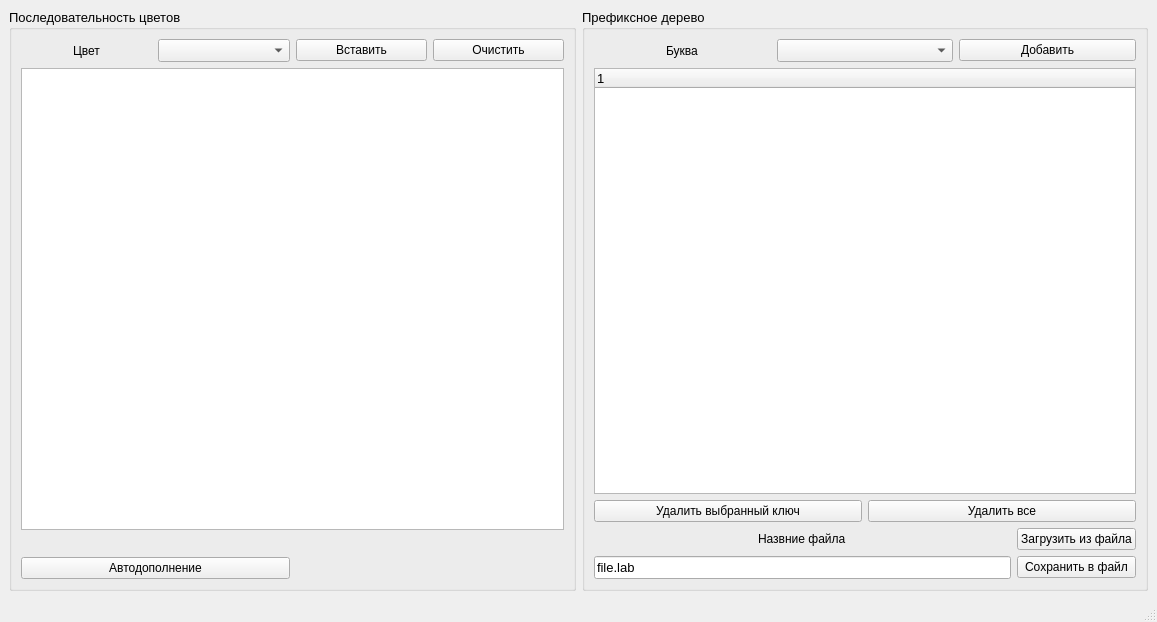
<?xml version="1.0" encoding="UTF-8"?>
<ui version="4.0">
 <class>MainWindow</class>
 <widget class="QMainWindow" name="MainWindow">
  <property name="geometry">
   <rect>
    <x>0</x>
    <y>0</y>
    <width>1157</width>
    <height>622</height>
   </rect>
  </property>
  <property name="windowTitle">
   <string>MainWindow</string>
  </property>
  <widget class="QWidget" name="centralwidget">
   <layout class="QHBoxLayout" name="horizontalLayout_4">
    <item>
     <widget class="QGroupBox" name="groupBox">
      <property name="font">
       <font>
        <pointsize>10</pointsize>
       </font>
      </property>
      <property name="title">
       <string>Последовательность цветов</string>
      </property>
      <layout class="QVBoxLayout" name="verticalLayout_2">
       <item>
        <layout class="QHBoxLayout" name="horizontalLayout_5">
         <item alignment="Qt::AlignHCenter">
          <widget class="QLabel" name="label_2">
           <property name="font">
            <font>
             <pointsize>9</pointsize>
            </font>
           </property>
           <property name="text">
            <string>Цвет</string>
           </property>
          </widget>
         </item>
         <item>
          <widget class="QComboBox" name="colors"/>
         </item>
         <item>
          <widget class="QPushButton" name="insertKey">
           <property name="font">
            <font>
             <pointsize>9</pointsize>
            </font>
           </property>
           <property name="text">
            <string>Вставить</string>
           </property>
          </widget>
         </item>
         <item>
          <widget class="QPushButton" name="clearSequence">
           <property name="font">
            <font>
             <pointsize>9</pointsize>
            </font>
           </property>
           <property name="text">
            <string>Очистить</string>
           </property>
          </widget>
         </item>
        </layout>
       </item>
       <item>
        <widget class="QListWidget" name="listWidget">
         <property name="enabled">
          <bool>true</bool>
         </property>
        </widget>
       </item>
       <item>
        <layout class="QGridLayout" name="gridLayout_2">
         <item row="0" column="0" colspan="2">
          <widget class="QLabel" name="label_4">
           <property name="text">
            <string/>
           </property>
          </widget>
         </item>
         <item row="1" column="0">
          <widget class="QPushButton" name="autoInsertKey">
           <property name="font">
            <font>
             <pointsize>9</pointsize>
            </font>
           </property>
           <property name="text">
            <string>Автодополнение</string>
           </property>
          </widget>
         </item>
         <item row="1" column="1">
          <widget class="QLabel" name="info">
           <property name="minimumSize">
            <size>
             <width>40</width>
             <height>0</height>
            </size>
           </property>
           <property name="text">
            <string/>
           </property>
           <property name="alignment">
            <set>Qt::AlignCenter</set>
           </property>
          </widget>
         </item>
        </layout>
       </item>
      </layout>
     </widget>
    </item>
    <item>
     <widget class="QGroupBox" name="groupBox_2">
      <property name="font">
       <font>
        <pointsize>10</pointsize>
       </font>
      </property>
      <property name="title">
       <string>Префиксное дерево</string>
      </property>
      <layout class="QVBoxLayout" name="verticalLayout">
       <item>
        <layout class="QVBoxLayout" name="verticalLayout_3">
         <item>
          <layout class="QHBoxLayout" name="horizontalLayout_3">
           <item alignment="Qt::AlignHCenter">
            <widget class="QLabel" name="label">
             <property name="font">
              <font>
               <pointsize>9</pointsize>
              </font>
             </property>
             <property name="text">
              <string>Буква</string>
             </property>
            </widget>
           </item>
           <item>
            <widget class="QComboBox" name="letters"/>
           </item>
           <item>
            <widget class="QPushButton" name="addTreeElement">
             <property name="font">
              <font>
               <pointsize>9</pointsize>
              </font>
             </property>
             <property name="text">
              <string>Добавить</string>
             </property>
            </widget>
           </item>
          </layout>
         </item>
         <item>
          <widget class="QTreeWidget" name="treeWidget">
           <property name="enabled">
            <bool>true</bool>
           </property>
           <column>
            <property name="text">
             <string notr="true">1</string>
            </property>
           </column>
          </widget>
         </item>
         <item>
          <layout class="QHBoxLayout" name="horizontalLayout">
           <item>
            <widget class="QPushButton" name="deleteChosen">
             <property name="font">
              <font>
               <pointsize>9</pointsize>
              </font>
             </property>
             <property name="text">
              <string>Удалить выбранный ключ</string>
             </property>
            </widget>
           </item>
           <item>
            <widget class="QPushButton" name="deleteAll">
             <property name="font">
              <font>
               <pointsize>9</pointsize>
              </font>
             </property>
             <property name="text">
              <string>Удалить все</string>
             </property>
            </widget>
           </item>
          </layout>
         </item>
        </layout>
       </item>
       <item>
        <layout class="QGridLayout" name="gridLayout">
         <item row="1" column="0">
          <widget class="QLineEdit" name="fileName">
           <property name="text">
            <string>file.lab</string>
           </property>
          </widget>
         </item>
         <item row="0" column="0" alignment="Qt::AlignHCenter">
          <widget class="QLabel" name="label_3">
           <property name="font">
            <font>
             <pointsize>9</pointsize>
            </font>
           </property>
           <property name="text">
            <string>Назвние файла</string>
           </property>
          </widget>
         </item>
         <item row="0" column="1">
          <widget class="QPushButton" name="downloadFromFile">
           <property name="font">
            <font>
             <pointsize>9</pointsize>
            </font>
           </property>
           <property name="text">
            <string>Загрузить из файла</string>
           </property>
          </widget>
         </item>
         <item row="1" column="1">
          <widget class="QPushButton" name="saveToFile">
           <property name="font">
            <font>
             <pointsize>9</pointsize>
            </font>
           </property>
           <property name="text">
            <string>Сохранить в файл</string>
           </property>
          </widget>
         </item>
        </layout>
       </item>
      </layout>
     </widget>
    </item>
   </layout>
  </widget>
  <widget class="QMenuBar" name="menubar">
   <property name="geometry">
    <rect>
     <x>0</x>
     <y>0</y>
     <width>1157</width>
     <height>26</height>
    </rect>
   </property>
  </widget>
  <widget class="QStatusBar" name="statusbar"/>
 </widget>
 <resources/>
 <connections/>
</ui>
